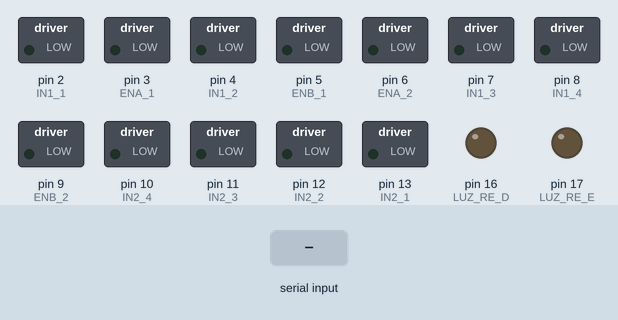
A sketch run on a simulated Arduino Uno, built with avr-gcc and run on an emulated ATmega328P. On the bench: switched loads named in the sketch (green lamp = pin HIGH), output pins drawn as LEDs (lit = HIGH). The inputs (shaded band) are chosen by the test bench.

Above: at 1.2 s.
1.3 s: "F" received over Serial
At 2.4 s:
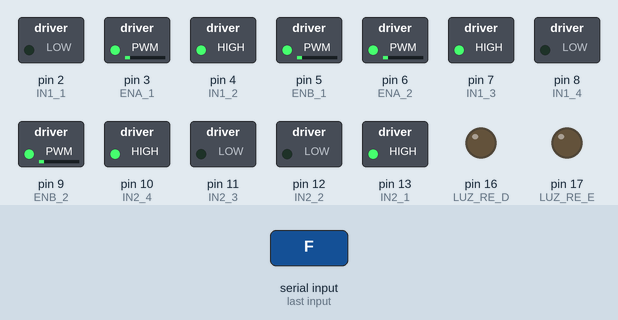
2.8 s: byte 50 ('2') received over Serial
At 3.5 s:
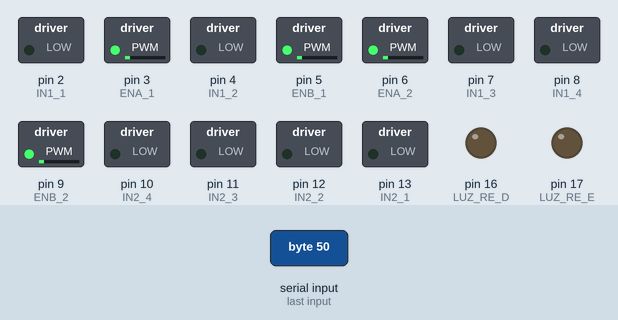
4.3 s: "B" received over Serial
At 4.7 s:
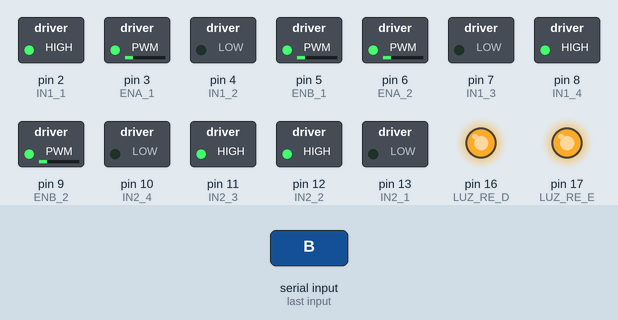
5.8 s: byte 51 ('3') received over Serial
At 7.0 s:
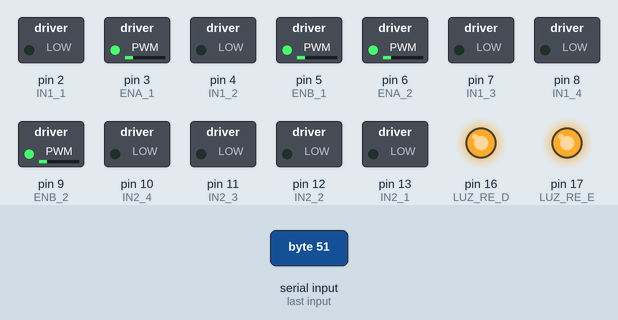
7.3 s: "L" received over Serial
At 8.1 s:
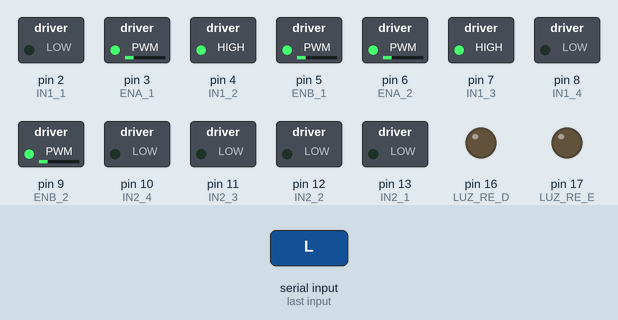
8.8 s: "R" received over Serial
At 9.3 s:
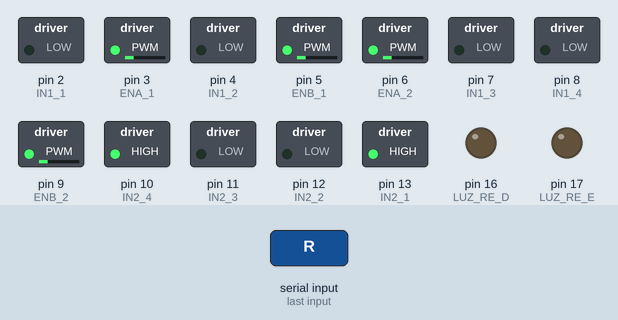
Timing chart, 0 to 11.3 s (numbered marks = the images above; inputs shaded):
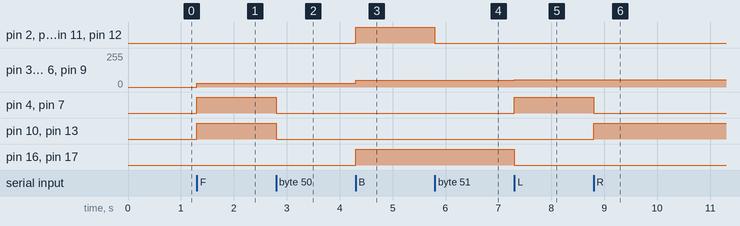

The sketch:

CarBluetoothHC-06.ino
```cpp
//Programa: Controle 4 motores DC usando Ponte H L298N e Módulo Bluetooth HC-06
//Descrição: Controle individual dos quatro motores via PWM permitindo ajuste de velocidade e mudança de direção suave.

//Definicoes pinos Arduino ligados a entrada da Ponte H do L298N #1 e #2

#define IN1_1    2        //L298N #1 - IN 1 Motor frente Direita
#define IN1_2    4        //L298N #1 - IN 2 Motor frente Direita
#define IN1_3    7        //L298N #1 - IN 3 Motor traseiro Direito
#define IN1_4    8        //L298N #1 - IN 4 Motor traseiro Direito

#define IN2_1   13        //L298N #2 - IN 1 Motor frente Esquerda
#define IN2_2   12        //L298N #2 - IN 2 Motor frente Esquerda
#define IN2_3   11        //L298N #2 - IN 3 Motor traseiro Esquerda
#define IN2_4   10        //L298N #2 - IN 4 Motor traseiro Esquerda

#define ENA_1    3        //PWM Motor avanca Direita - ENA L298N #1
#define ENB_1    5        //PWM Motor avanca Direita - ENB L298N #1
#define ENA_2    6        //PWM Motor avanca Direita - ENA L298N #2
#define ENB_2    9        //PWM Motor avanca Direita - ENB L298N #2

#define FAROL_D    14
#define FAROL_E    15
#define LUZ_RE_D   16
#define LUZ_RE_E   17

#define BEEP       18

//DECLARÇÃO DAS VARIÁVEIS
char dado_bt;
int velocidade = 30;
int coeficiente = 4;
boolean farol = false;
boolean luz_re = false;
boolean buzina = false;

void setup()
{
  //Define os pinos como saida
 pinMode(IN1_1, OUTPUT);
 pinMode(IN1_2, OUTPUT);
 pinMode(IN1_3, OUTPUT);
 pinMode(IN1_4, OUTPUT);

 pinMode(IN2_1, OUTPUT);
 pinMode(IN2_2, OUTPUT);
 pinMode(IN2_3, OUTPUT);
 pinMode(IN2_4, OUTPUT);

 pinMode(ENA_1, OUTPUT);
 pinMode(ENB_1, OUTPUT);
 pinMode(ENA_2, OUTPUT);
 pinMode(ENB_2, OUTPUT);

 pinMode(FAROL_D, OUTPUT);
 pinMode(FAROL_E, OUTPUT);
 pinMode(LUZ_RE_D, OUTPUT);
 pinMode(LUZ_RE_E, OUTPUT);

 pinMode(BEEP, OUTPUT);

 Serial.begin(9600);
}//fim do setup

  void avanca()//Avança
 {
  luz_re = false;

  digitalWrite(IN1_1,LOW);
  digitalWrite(IN1_2,HIGH);
  analogWrite(ENA_1, velocidade);

  digitalWrite(IN1_3,HIGH);
  digitalWrite(IN1_4,LOW);
  analogWrite(ENB_1, velocidade);

  digitalWrite(IN2_1,HIGH);
  digitalWrite(IN2_2,LOW);
  analogWrite(ENA_2, velocidade);

  digitalWrite(IN2_3,LOW);
  digitalWrite(IN2_4,HIGH);
  analogWrite(ENB_2, velocidade);
 }

  void retrocede()
 {
  luz_re = true;

  digitalWrite(IN1_1,HIGH);
  digitalWrite(IN1_2,LOW);
  analogWrite(ENA_1, velocidade);

  digitalWrite(IN1_3,LOW);
  digitalWrite(IN1_4,HIGH);
  analogWrite(ENB_1, velocidade);

  digitalWrite(IN2_1,LOW);
  digitalWrite(IN2_2,HIGH);
  analogWrite(ENA_2, velocidade);

  digitalWrite(IN2_3,HIGH);
  digitalWrite(IN2_4,LOW);
  analogWrite(ENB_2, velocidade);
 }

  void avanca_D()
 {
  luz_re = false;

  digitalWrite(IN1_1,LOW);
  digitalWrite(IN1_2,HIGH);
  analogWrite(ENA_1, velocidade/coeficiente);

  digitalWrite(IN1_3,HIGH);
  digitalWrite(IN1_4,LOW);
  analogWrite(ENB_1, velocidade/coeficiente);

  digitalWrite(IN2_1,HIGH);
  digitalWrite(IN2_2,LOW);
  analogWrite(ENA_2, velocidade);

  digitalWrite(IN2_3,LOW);
  digitalWrite(IN2_4,HIGH);
  analogWrite(ENB_2, velocidade);
 }


  void avanca_E()
 {
  luz_re = false;

  digitalWrite(IN1_1,LOW);
  digitalWrite(IN1_2,HIGH);
  analogWrite(ENA_1, velocidade);

  digitalWrite(IN1_3,HIGH);
  digitalWrite(IN1_4,LOW);
  analogWrite(ENB_1, velocidade);

  digitalWrite(IN2_1,HIGH);
  digitalWrite(IN2_2,LOW);
  analogWrite(ENA_2, velocidade/coeficiente);

  digitalWrite(IN2_3,LOW);
  digitalWrite(IN2_4,HIGH);
  analogWrite(ENB_2, velocidade/coeficiente);
 }

  void retrocede_D()
 {
  luz_re = true;

  digitalWrite(IN1_1,HIGH);
  digitalWrite(IN1_2,LOW);
  analogWrite(ENA_1, velocidade/coeficiente);

  digitalWrite(IN1_3,LOW);
  digitalWrite(IN1_4,HIGH);
  analogWrite(ENB_1, velocidade/coeficiente);

  digitalWrite(IN2_1,LOW);
  digitalWrite(IN2_2,HIGH);
  analogWrite(ENA_2, velocidade);

  digitalWrite(IN2_3,HIGH);
  digitalWrite(IN2_4,LOW);
  analogWrite(ENB_2, velocidade);
 }

  void retrocede_E()
 {
  luz_re = true;

  digitalWrite(IN1_1,HIGH);
  digitalWrite(IN1_2,LOW);
  analogWrite(ENA_1, velocidade);

  digitalWrite(IN1_3,LOW);
  digitalWrite(IN1_4,HIGH);
  analogWrite(ENB_1, velocidade);

  digitalWrite(IN2_1,LOW);
  digitalWrite(IN2_2,HIGH);
  analogWrite(ENA_2, velocidade/coeficiente);

  digitalWrite(IN2_3,HIGH);
  digitalWrite(IN2_4,LOW);
  analogWrite(ENB_2, velocidade/coeficiente);
 }


  void direita()//Avança
 {
  luz_re = false;

  digitalWrite(IN1_1,LOW);
  digitalWrite(IN1_2,LOW);
  //analogWrite(ENA_1, velocidade);

  digitalWrite(IN1_3,LOW);
  digitalWrite(IN1_4,LOW);
 // analogWrite(ENB_1, velocidade);

  digitalWrite(IN2_1,HIGH);
  digitalWrite(IN2_2,LOW);
  analogWrite(ENA_2, velocidade);

  digitalWrite(IN2_3,LOW);
  digitalWrite(IN2_4,HIGH);
  analogWrite(ENB_2, velocidade);
 }


  void esquerda()//Avança
 {
  luz_re = false;

  digitalWrite(IN1_1,LOW);
  digitalWrite(IN1_2,HIGH);
  analogWrite(ENA_1, velocidade);

  digitalWrite(IN1_3,HIGH);
  digitalWrite(IN1_4,LOW);
  analogWrite(ENB_1, velocidade);

  digitalWrite(IN2_1,LOW);
  digitalWrite(IN2_2,LOW);
  analogWrite(ENA_2, velocidade);

  digitalWrite(IN2_3,LOW);
  digitalWrite(IN2_4,LOW);
  analogWrite(ENB_2, velocidade);
 }

void desliga_motores()
{
digitalWrite(IN1_1, LOW);
digitalWrite(IN1_2, LOW);
digitalWrite(IN1_3, LOW);
digitalWrite(IN1_4, LOW);

digitalWrite(IN2_1, LOW);
digitalWrite(IN2_2, LOW);
digitalWrite(IN2_3, LOW);
digitalWrite(IN2_4, LOW);

digitalWrite(LUZ_RE_D,LOW);
digitalWrite(LUZ_RE_D,LOW);
}


void loop()
{
  if (Serial.available() > 0)
  {
   dado_bt = Serial.read();
   desliga_motores();

    switch (dado_bt) {
      case 'F':avanca();break;
      case 'B':retrocede();break;
      case 'L':esquerda();break;
      case 'R':direita();break;
      case 'I':avanca_D();break;
      case 'G':avanca_E();break;
      case 'J':{retrocede_D(); luz_re = true;}break;
      case 'H':{retrocede_E(); luz_re = true;}break;
      case '0':velocidade = 40;break;
      case '1':velocidade = 45;break;
      case '2':velocidade = 50;break;
      case '3':velocidade = 55;break;
      case '4':velocidade = 60;break;
      case '5':velocidade = 65;break;
      case '6':velocidade = 70;break;
      case '7':velocidade = 75;break;
      case '8':velocidade = 80;break;
      case '9':velocidade = 85;break;
      case 'q':velocidade = 90;break;
      case 'W':farol = true;break;
      case 'w':farol = false;break;
      case 'U':luz_re = true;break;
      case 'u':luz_re = false;break;
      case 'V':buzina = true;break;
      case 'v':buzina = false;break;
    }//Fim do Switch

    if(farol){digitalWrite(FAROL_D,HIGH); digitalWrite(FAROL_E,HIGH);}
    if(!farol){digitalWrite(FAROL_D,LOW); digitalWrite(FAROL_E,LOW);}

    if(luz_re){digitalWrite(LUZ_RE_D,HIGH); digitalWrite(LUZ_RE_E,HIGH);}
    if(!luz_re){digitalWrite(LUZ_RE_D,LOW); digitalWrite(LUZ_RE_E,LOW);}

    if(buzina){digitalWrite(BEEP,HIGH);}
    if(buzina){digitalWrite(BEEP,LOW);}

  }//fim do serial

}//FIM DO LOOP


/*
      case '0':velocidade = 100;break;
      case '1':velocidade = 115;break;
      case '2':velocidade = 130;break;
      case '3':velocidade = 145;break;
      case '4':velocidade = 160;break;
      case '5':velocidade = 175;break;
      case '6':velocidade = 190;break;
      case '7':velocidade = 205;break;
      case '8':velocidade = 220;break;
      case '9':velocidade = 235;break;
      case 'q':velocidade = 255;break;
 */
```

Measured:
- after the input at 1.3 s, pin 3 (ENA_1), pin 5 (ENB_1), pin 6 (ENA_2), pin 9 (ENB_2): 0/255 → 30/255 at once; pin 4 (IN1_2), pin 7 (IN1_3), pin 10 (IN2_4), pin 13 (IN2_1): LOW → HIGH at once
- after the input at 2.8 s, pin 4 (IN1_2), pin 7 (IN1_3), pin 10 (IN2_4), pin 13 (IN2_1): HIGH → LOW at once
- after the input at 4.3 s, pin 2 (IN1_1), pin 8 (IN1_4), pin 11 (IN2_3), pin 12 (IN2_2), pin 16 (LUZ_RE_D), pin 17 (LUZ_RE_E): LOW → HIGH at once; pin 3 (ENA_1), pin 5 (ENB_1), pin 6 (ENA_2), pin 9 (ENB_2): 30/255 → 50/255 at once
- after the input at 5.8 s, pin 2 (IN1_1), pin 8 (IN1_4), pin 11 (IN2_3), pin 12 (IN2_2): HIGH → LOW at once
- after the input at 7.3 s, pin 3 (ENA_1), pin 5 (ENB_1), pin 6 (ENA_2), pin 9 (ENB_2): 50/255 → 55/255 at once; pin 4 (IN1_2), pin 7 (IN1_3): LOW → HIGH at once; pin 16 (LUZ_RE_D), pin 17 (LUZ_RE_E): HIGH → LOW at once
- after the input at 8.8 s, pin 4 (IN1_2), pin 7 (IN1_3): HIGH → LOW at once; pin 10 (IN2_4), pin 13 (IN2_1): LOW → HIGH at once
